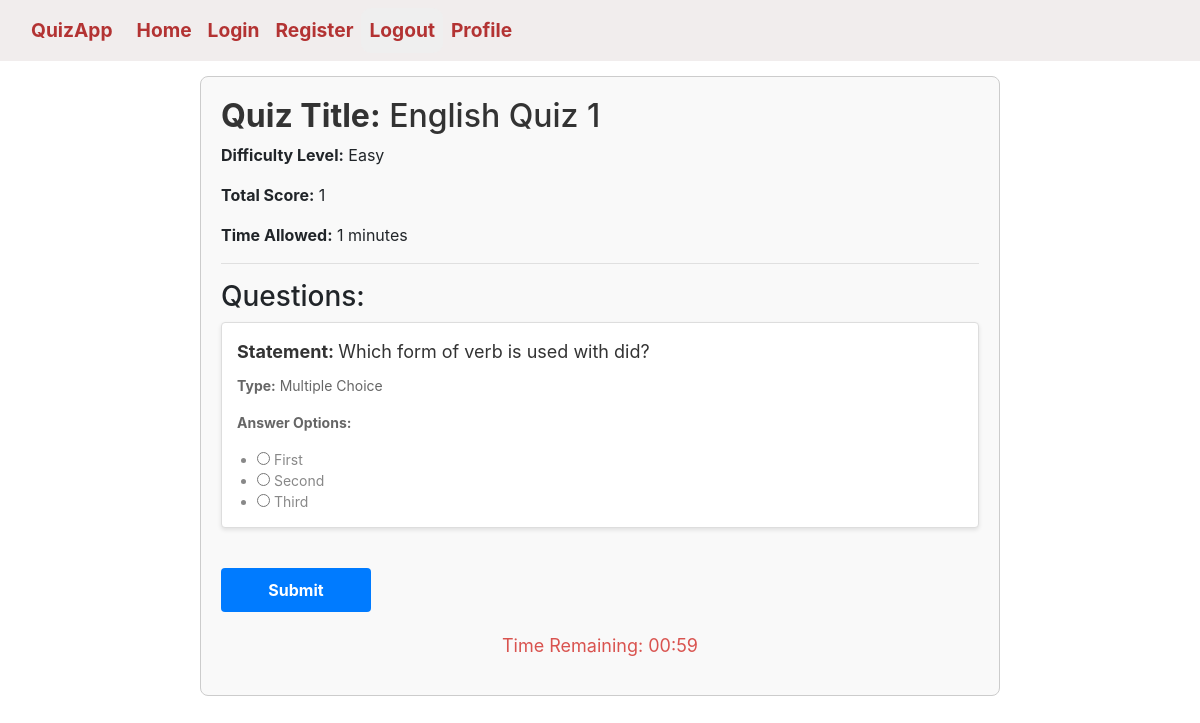
The app's page /AttemptQuiz/2/ (signed in) with its own data.
### Quiz/models.py (models this page shows, shortened)
class Quiz(models.Model):
    DIFFICULTY_CHOICES = (
        ('Easy', 'Easy'),
        ('Medium', 'Medium'),
        ('Hard', 'Hard'),
    )
    title = models.CharField(max_length=100)
    assigned_to = models.ManyToManyField(Student)
    difficulty_level = models.CharField(max_length=10, choices=DIFFICULTY_CHOICES, default="")
    Total_score = models.IntegerField(default=10, blank=True)
    Time_allowed = models.IntegerField(help_text="Enter duration in minutes")

class Question(models.Model):
    quiz = models.ForeignKey(Quiz, on_delete=models.CASCADE)
    question_types = (
        ('MCQ', 'Multiple Choice'),
        ('TF', 'True/False'),
        ('SA', 'Short Answer')
    )
    DIFFICULTY_CHOICES = (
        ('Easy', 'Easy'),
        ('Medium', 'Medium'),
        ('Hard', 'Hard'),
    )
    question_statement = models.CharField(max_length=256)
    question_type = models.CharField(max_length=10, choices=question_types)
    difficulty_level = models.CharField(max_length=10, choices=DIFFICULTY_CHOICES)
    correct_answer = models.CharField(max_length=512, blank=True)

class AnswerOptions(models.Model):
    question = models.ForeignKey(Question, related_name='options', on_delete=models.CASCADE)
    option_text = models.CharField(max_length= 256)

### Student/views.py (the view, shortened to what this page needs)
# urls.py: path('AttemptQuiz/<int:pk>/', AttemptQuiz.as_view(), name='AttemptQuiz'),
class AttemptQuiz(View):
    def get(self, request, pk):
        if request.user.is_authenticated and request.user.is_student:
            quizobj = Quiz.objects.get(pk=pk)
            print(quizobj.assigned_to)
            attempt_exists = StudentQuizAttempt.objects.filter(student=request.user, quiz=quizobj).exists()
            if attempt_exists:
                return HttpResponse('You have already attempted this Quiz')
            questions = Question.objects.filter(quiz=pk)
            question_options = {}
            for question in questions:
                print("Question id:", question.id)
                options = AnswerOptions.objects.filter(question=question)
                option_texts = [option.option_text for option in options]
                question_options[question.id] = option_texts
            print(question_options)
            return render(request, 'Student/AttemptQuiz.html', {
                'quiz': quizobj,
                'questions': questions,
                'question_options': question_options,
            })
        else:
            return redirect('profile', pk=request.user.id)

### Student/templates/Student/AttemptQuiz.html (shortened to what this page needs)
{% extends 'Student/base.html' %}
{% load static %}
{% block content %}
<link rel="stylesheet" href="{% static 'css/AttemptQuiz.css' %}">
<div class="container">
    <h2 class="quiz_title"><strong>Quiz Title:</strong> {{ quiz.title }}</h2>
    <p><strong>Difficulty Level:</strong> {{ quiz.get_difficulty_level_display }}</p>
    <p><strong>Total Score:</strong> {{ quiz.Total_score }}</p>
    <p><strong>Time Allowed:</strong> {{ quiz.Time_allowed }} minutes</p>
    <hr>
    <h3>Questions:</h3>
    <form id="quiz-form" method="post" action="{% url 'AttemptQuiz' quiz.id %}">
        <ul class="question-list">
            {% for question in questions %}
            <li class="question-item">
                <div class="question-statement"><strong>Statement: </strong>{{ question.question_statement }}</div>
                <div class="question-details">
                    <p><strong>Type:</strong> {{ question.get_question_type_display }}</p>
                    <p><strong>Answer Options:</strong></p>
                    <ul class="answer-options">
                        {% if question.question_type == 'MCQ' %}
                            {% for key, value in question_options.items %}
                                {% if key == question.id %}
                                    {% for option_text in value %}
                                        <li>
                                            <input type="radio" name="answer_{{ question.id }}" value="{{ option_text }}" required>
                                            {{ option_text }}
                                        </li>
                                    {% endfor %}
                                {% endif %}
                            {% endfor %}
                        {% elif question.question_type == 'SA' %}
                            <li>
                                <textarea name="answer_{{ question.id }}" rows="3" cols="50" required></textarea>
                            </li>
                        {% endif %}
                    </ul>
                </div>
            </li>
            {% endfor %}
        </ul>
        <button type="submit" class="btn btn-primary">Submit</button>
    </form>
    <div class="quiz-footer">
        <p id="timer" class="timer">Time Remaining: <span id="time">{{ quiz.Time_allowed }}:00</span></p>
    </div>
</div>
{% endblock %}

### Student/static/css/AttemptQuiz.css (style rules this page uses)
.container { margin-top: 15px; max-width: 800px; padding: 20px; border: 1px solid #ccc; border-radius: 8px; background-color: #f9f9f9; }
.quiz_title { color: #333; }
.question-list { list-style-type: none; padding: 0; }
.question-item { margin-bottom: 20px; padding: 15px; border: 1px solid #ddd; border-radius: 4px; background-color: #fff; box-shadow: 0 2px 4px rgba(0, 0, 0, 0.1); }
.question-statement { font-size: 18px; margin-bottom: 10px; color: #333; }
.question-details { font-size: 14px; color: #666; }
.answer-options { margin-top: 5px; padding-left: 20px; list-style-type: disc; color: #888; }
.quiz-footer { text-align: center; margin-top: 20px; }
.timer { font-size: 18px; color: #d9534f; }
.btn { display: inline-block; padding: 10px 20px; background-color: #007bff; color: #fff; border: none; border-radius: 4px; text-decoration: none; font-size: 16px; cursor: pointer; transition: background-color 0.3s ease; }

### Student/templates/Student/base.html (style rules this page uses)
button { color: #e98989; border-radius: 10px; border: none; }
.btn { width: 150px; text-align: center; border-radius: 10px; margin-right: 10%; margin-top: 20px; font-weight: bold; }

### records on screen
Quiz: title "English Quiz 1", difficulty_level "Easy", Total_score "1", Time_allowed "1"
Question: question_statement "Which form of verb is used with did?", question_type "Multiple Choice"
AnswerOptions: value "First"
AnswerOptions: value "Second"
AnswerOptions: value "Third"
